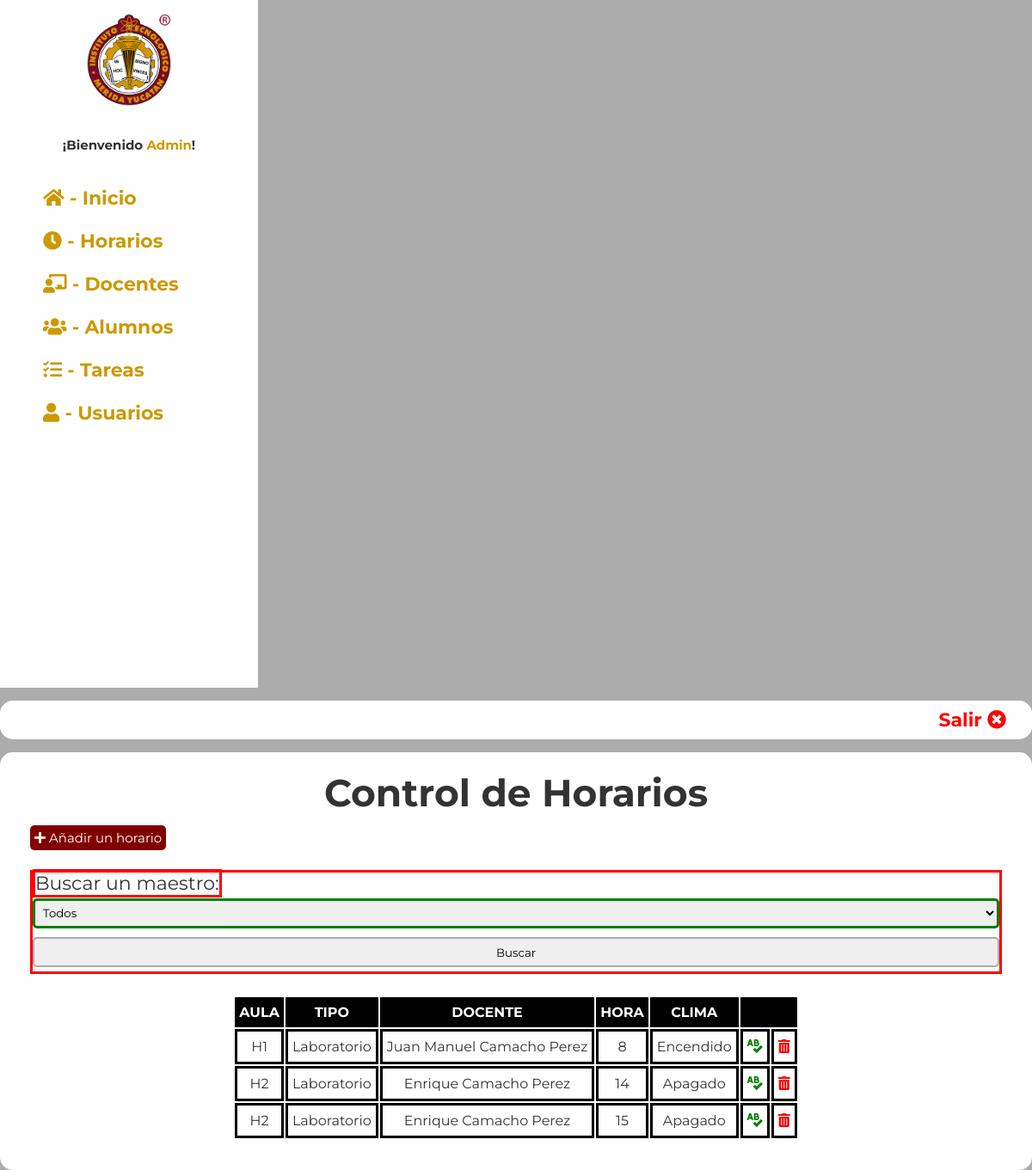
Page /admin/salones.php (signed in) on the earlier database version.
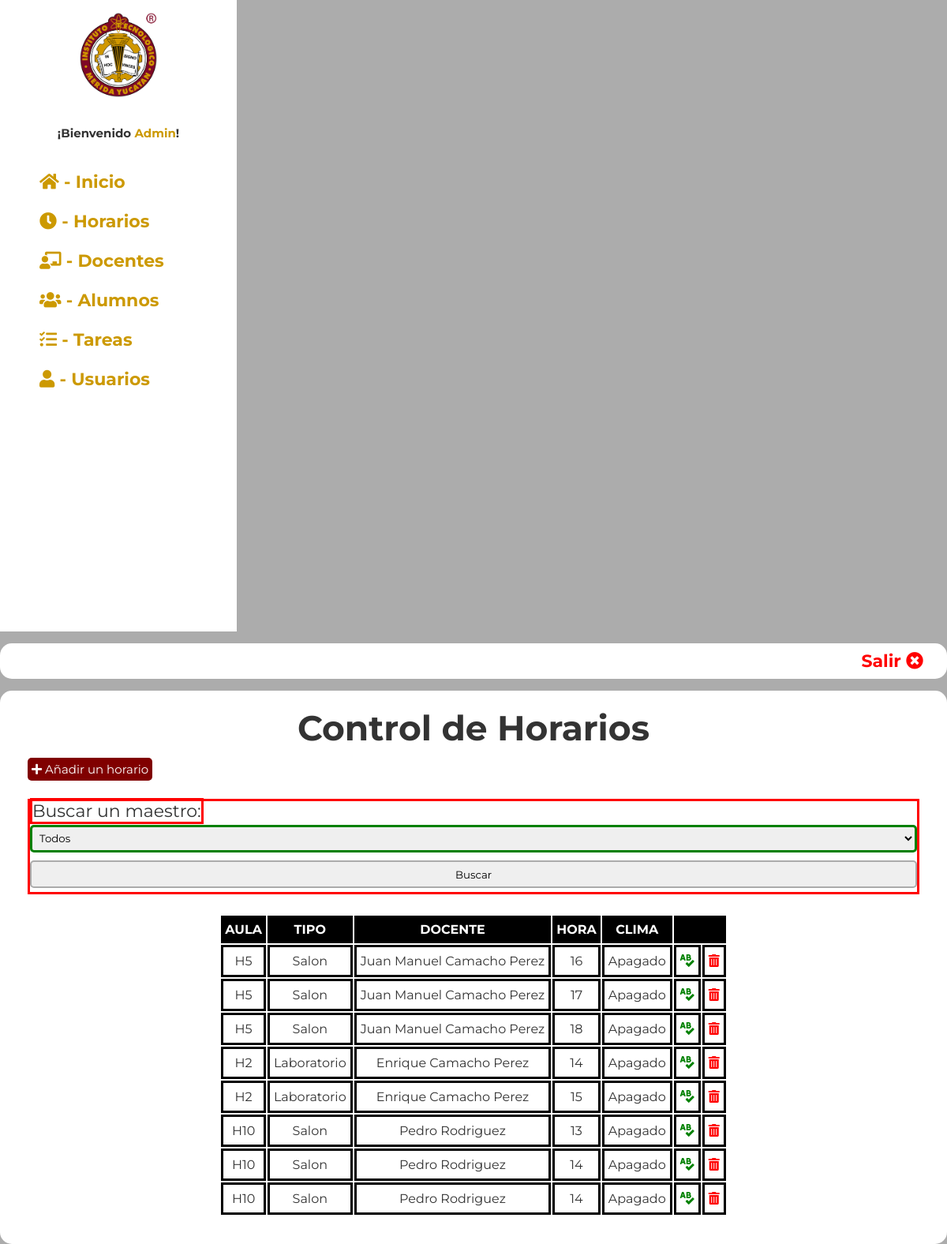
Same page on the later database version.
### tables this page shows
CREATE TABLE `lunes` (
  `id` int(5) NOT NULL,
  `aula` int(5) DEFAULT NULL,
  `maestro` int(5) DEFAULT NULL,
  `clima` varchar(255) DEFAULT NULL,
  `hora` int(11) DEFAULT NULL
);

CREATE TABLE `aulas` (
  `id_aula` int(5) NOT NULL,
  `aula` varchar(5) DEFAULT NULL,
  `tipo` varchar(50) DEFAULT NULL
);

CREATE TABLE `docentes` (
  `id_docente` int(5) NOT NULL,
  `nombres` varchar(255) DEFAULT NULL,
  `apellidos` varchar(255) DEFAULT NULL,
  `jefatura` varchar(255) DEFAULT NULL
);

### admin/salones.php (the view, shortened to what this page needs)
<?php require "seguridad.php";
$usuario = $_SESSION['username_admin'];
$id_admin = $_SESSION["id_admin"];
?>
<!DOCTYPE html>
<html lang="en">
<head>
    <link rel="stylesheet" href="https://cdnjs.cloudflare.com/ajax/libs/font-awesome/5.15.4/css/all.min.css"/>
    <link rel="stylesheet" href="styles.css"/>
</head>
<body class="panel">
    <div class="contenedor">
        <?php include "menu_panel.php"?>
        <div class="cont_panel">
            <div class="header_panel">
                <a href="salir.php">Salir <i class="fas fa-times-circle"></i></a>
            </div>
            <div class="info_panel">
                <h1>Control de Horarios</h1>
                <br>
                <div class="cont_info">
                <a href="crear_horario.php" class="btn"><i class="fas fa-plus"></i> Añadir un horario</a><br><br>
                <form class="buscar" action="" method="get">
                    <label for="" class="bs_docente">Buscar un maestro:</label>
                    <select name="busca_docente" class="bs_docentes">
                        <option value="">Todos</option>
                    </select>
                    <button type="submit" name="buscar">Buscar</button>
                </form><br>
                <table class="tablaspanel">
                        <tr>
                            <th>AULA</th>
                            <th>TIPO</th>
                            <th>DOCENTE</th>
                            <th>HORA</th>
                            <th>CLIMA</th>
                            <th colspan="2"></th>
                        </tr>
                        <?php date_default_timezone_set('America/Mexico_City');
                            $dia_semana = 'lunes';
                            ?>
                        <?php require "conexion.php";
                        if (isset($_GET['buscar']) and $_GET['busca_docente']) {
                            $maestro = $_GET['busca_docente'];
                            $todos_datos = "SELECT * FROM $dia_semana
                            INNER JOIN aulas ON $dia_semana.aula = aulas.id_aula
                            INNER JOIN docentes ON $dia_semana.maestro = docentes.id_docente
                            WHERE nombres LIKE '%$maestro%'";
                        } else {
                            $todos_datos = "SELECT * FROM $dia_semana
                            INNER JOIN aulas ON $dia_semana.aula = aulas.id_aula
                            INNER JOIN docentes ON $dia_semana.maestro = docentes.id_docente";
                        }
                        $resultado = mysqli_query($conectar, $todos_datos);
                        while ($fila = mysqli_fetch_assoc($resultado)){
                        ?>
                            <tr>
                                <td>
                                    <?php echo $fila['aula']; ?>
                                </td>
                                <td><?php echo $fila['tipo']; ?></td>
                                <td><?php echo $fila['nombres']; ?> <?php echo $fila['apellidos']; ?></td>
                                <td><?php echo $fila['hora']; ?></td>
                                <td><?php echo $fila['clima']; ?></td>
                                <td><a class="editar" href="editar_aula.php?id=<?php echo $fila['id_aula']; ?>"><i class="fas fa-spell-check"></i></a></td>
                                <td><a class="eliminar" href="#" onClick="validar('eliminar_aula.php?id=<?php echo $fila['id_aula']; ?>')"><i class="fas fa-trash-alt"></i></a></td>
                            </tr>
                        <?php }?>
                    </table>
                </div>
            </div>
        </div>
    </div>
</body>
</html>

### admin/menu_panel.php
<div class="menu">
    <div class="logo2">
        <img src="../merida.png" alt="">
    </div> <br>
    <span class="usuario">¡Bienvenido <a href="ver_usuario.php"><?php echo $usuario?></a>!</span><br><br>
    <p class="vinculos">
        <a href="principal.php"><i class="fas fa-home"></i> - Inicio</a><br>
        <a href="salones.php"><i class="fas fa-clock"></i> - Horarios</a><br>
        <a href="docentes.php"><i class="fas fa-chalkboard-teacher"></i> - Docentes</a><br>
        <a href="usuarios2.php"><i class="fas fa-users"></i> - Alumnos</a><br>
        <a href="tareas_p.php"><i class="fas fa-tasks"></i> - Tareas</a><br>
        <?php if ($id_admin == 1) {
        echo '<a href="usuarios.php"><i class="fas fa-user"></i> - Usuarios</a>';
        }?>
    </p>
</div>

### admin/styles.css (style rules this page uses)
* { margin: 0; padding: 0; box-sizing: border-box; font-family: 'Montserrat', sans-serif; }
:root { --color1: #800000; --color2: #c90; --color3: #999999; }
body { padding: 50px; font-family: Arial, Helvetica, sans-serif; font-size: 22px; line-height:25px; color: #333; margin: auto; }
.campos form input, button, select, textarea { width: 100%; height: 35px; margin: 5px 0; padding: 5px; color: #000000; border-radius: 5px; border: #ababab 2px solid; }
.btn { background-color: var(--color1); color: white; border: none; text-decoration: none; padding: 5px; border-radius: 5px; font-size: 15px; }
.header_panel { text-align: right; background-color: white; border-radius: 15px; padding: 10px; }
.header_panel a { color: red; font-weight: bold; text-decoration: none; margin-right: 20px; }
.menu { width: 300px; display: inline-block; vertical-align: top; }
.panel { padding: 0; background-color: #acacac; }
.cont_panel { width: 1200px; margin-top: 15px; vertical-align: top; display: inline-block; }
.info_panel { text-align: center; padding: 35px; background-color: white; border-radius: 15px; margin-top: 15px; }
.menu { background-color: white; height: 100vh; text-align: center; padding: 15px; margin-right: 10px; }
.logo2 { margin: auto; width: 100px; text-align: center; }
.logo2 img { width: 100%; }
.menu a { color: var(--color2); text-decoration: none; font-weight: bold; }
.vinculos { width: 200px; margin: auto; text-align: left; line-height: 50px; }
.usuario { font-size: 15px; font-weight: bold; }
.cont_info { text-align: left; }
.tablaspanel { margin: auto; font-size: 16px; text-align: center; }
.tablaspanel td { border: black 3px solid; padding: 5px; }
.tablaspanel th { background-color: black; color: #fff; padding: 5px; }
.eliminar { color: red; }
.editar { color: green; }
.bs_docente { border: red solid; }
.bs_docentes { border: green solid; }
.buscar { border: red solid; }

Differences in the rows shown:
removed lunes: aula.aula "H1", aula.tipo "Laboratorio", maestro.nombres "Juan Manuel", maestro.apellidos "Camacho Perez", hora "8", clima "Encendido"
added lunes: aula.aula "H5", aula.tipo "Salon", maestro.nombres "Juan Manuel", maestro.apellidos "Camacho Perez", hora "16", clima "Apagado"
added lunes: aula.aula "H5", aula.tipo "Salon", maestro.nombres "Juan Manuel", maestro.apellidos "Camacho Perez", hora "17", clima "Apagado"
added lunes: aula.aula "H5", aula.tipo "Salon", maestro.nombres "Juan Manuel", maestro.apellidos "Camacho Perez", hora "18", clima "Apagado"
added lunes: aula.aula "H10", aula.tipo "Salon", maestro.nombres "Pedro", maestro.apellidos "Rodriguez", hora "13", clima "Apagado"
added lunes: aula.aula "H10", aula.tipo "Salon", maestro.nombres "Pedro", maestro.apellidos "Rodriguez", hora "14", clima "Apagado"
added lunes: aula.aula "H10", aula.tipo "Salon", maestro.nombres "Pedro", maestro.apellidos "Rodriguez", hora "14", clima "Apagado"
